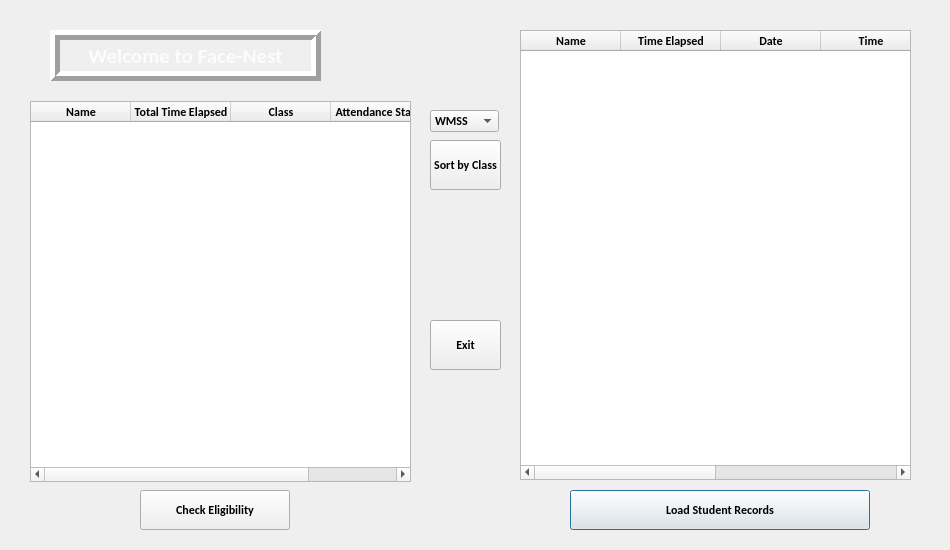
<?xml version="1.0" encoding="UTF-8"?>
<ui version="4.0">
 <class>OutputDialog</class>
 <widget class="QDialog" name="OutputDialog">
  <property name="geometry">
   <rect>
    <x>0</x>
    <y>0</y>
    <width>950</width>
    <height>550</height>
   </rect>
  </property>
  <property name="minimumSize">
   <size>
    <width>0</width>
    <height>0</height>
   </size>
  </property>
  <property name="maximumSize">
   <size>
    <width>1280</width>
    <height>720</height>
   </size>
  </property>
  <property name="font">
   <font>
    <family>Calibri</family>
    <weight>75</weight>
    <bold>true</bold>
   </font>
  </property>
  <property name="windowTitle">
   <string>Face-Nest</string>
  </property>
  <property name="windowIcon">
   <iconset resource="resource.qrc">
    <normaloff>:/Icon/ResourceImage/Icon.png</normaloff>:/Icon/ResourceImage/Icon.png</iconset>
  </property>
  <widget class="QLabel" name="label_6">
   <property name="geometry">
    <rect>
     <x>50</x>
     <y>30</y>
     <width>271</width>
     <height>51</height>
    </rect>
   </property>
   <property name="font">
    <font>
     <family>Calibri</family>
     <pointsize>16</pointsize>
     <weight>75</weight>
     <bold>true</bold>
    </font>
   </property>
   <property name="styleSheet">
    <string notr="true">color:rgba(255, 255, 255, 200);</string>
   </property>
   <property name="frameShape">
    <enum>QFrame::Box</enum>
   </property>
   <property name="frameShadow">
    <enum>QFrame::Raised</enum>
   </property>
   <property name="lineWidth">
    <number>5</number>
   </property>
   <property name="text">
    <string>Welcome to Face-Nest</string>
   </property>
   <property name="alignment">
    <set>Qt::AlignCenter</set>
   </property>
   <property name="indent">
    <number>0</number>
   </property>
  </widget>
  <widget class="QLabel" name="label_7">
   <property name="geometry">
    <rect>
     <x>0</x>
     <y>0</y>
     <width>950</width>
     <height>550</height>
    </rect>
   </property>
   <property name="autoFillBackground">
    <bool>false</bool>
   </property>
   <property name="styleSheet">
    <string notr="true">background-image: url(:/Background/ResourceImage/Abstract 2.png);</string>
   </property>
   <property name="text">
    <string/>
   </property>
   <property name="scaledContents">
    <bool>true</bool>
   </property>
  </widget>
  <widget class="QTableWidget" name="StudentTable">
   <property name="geometry">
    <rect>
     <x>520</x>
     <y>30</y>
     <width>391</width>
     <height>450</height>
    </rect>
   </property>
   <property name="font">
    <font>
     <family>Calibri</family>
     <pointsize>9</pointsize>
     <weight>75</weight>
     <bold>true</bold>
    </font>
   </property>
   <column>
    <property name="text">
     <string>Name</string>
    </property>
   </column>
   <column>
    <property name="text">
     <string>Time Elapsed</string>
    </property>
   </column>
   <column>
    <property name="text">
     <string>Date</string>
    </property>
   </column>
   <column>
    <property name="text">
     <string>Time</string>
    </property>
   </column>
   <column>
    <property name="text">
     <string>Class</string>
    </property>
   </column>
   <column>
    <property name="text">
     <string>Status</string>
    </property>
   </column>
  </widget>
  <widget class="QPushButton" name="loadrecords">
   <property name="geometry">
    <rect>
     <x>570</x>
     <y>490</y>
     <width>300</width>
     <height>40</height>
    </rect>
   </property>
   <property name="text">
    <string>Load Student Records</string>
   </property>
  </widget>
  <widget class="QTableWidget" name="statustable">
   <property name="geometry">
    <rect>
     <x>30</x>
     <y>101</y>
     <width>381</width>
     <height>381</height>
    </rect>
   </property>
   <column>
    <property name="text">
     <string>Name</string>
    </property>
   </column>
   <column>
    <property name="text">
     <string>Total Time Elapsed</string>
    </property>
   </column>
   <column>
    <property name="text">
     <string>Class</string>
    </property>
   </column>
   <column>
    <property name="text">
     <string>Attendance Status</string>
    </property>
   </column>
  </widget>
  <widget class="QPushButton" name="loadstatus">
   <property name="geometry">
    <rect>
     <x>140</x>
     <y>490</y>
     <width>150</width>
     <height>40</height>
    </rect>
   </property>
   <property name="text">
    <string>Check Eligibility</string>
   </property>
  </widget>
  <widget class="QPushButton" name="Homebutton">
   <property name="geometry">
    <rect>
     <x>430</x>
     <y>320</y>
     <width>71</width>
     <height>50</height>
    </rect>
   </property>
   <property name="text">
    <string>Exit</string>
   </property>
  </widget>
  <widget class="QPushButton" name="sorttoday">
   <property name="geometry">
    <rect>
     <x>430</x>
     <y>140</y>
     <width>71</width>
     <height>50</height>
    </rect>
   </property>
   <property name="text">
    <string>Sort by Class</string>
   </property>
  </widget>
  <widget class="QComboBox" name="comboBox">
   <property name="geometry">
    <rect>
     <x>430</x>
     <y>110</y>
     <width>69</width>
     <height>22</height>
    </rect>
   </property>
   <item>
    <property name="text">
     <string>WMSS</string>
    </property>
   </item>
   <item>
    <property name="text">
     <string>IMNPD</string>
    </property>
   </item>
   <item>
    <property name="text">
     <string>DBS</string>
    </property>
   </item>
   <item>
    <property name="text">
     <string>DDAC</string>
    </property>
   </item>
  </widget>
  <zorder>label_7</zorder>
  <zorder>label_6</zorder>
  <zorder>StudentTable</zorder>
  <zorder>loadrecords</zorder>
  <zorder>statustable</zorder>
  <zorder>loadstatus</zorder>
  <zorder>Homebutton</zorder>
  <zorder>sorttoday</zorder>
  <zorder>comboBox</zorder>
 </widget>
 <resources>
  <include location="resource.qrc"/>
 </resources>
 <connections/>
</ui>
